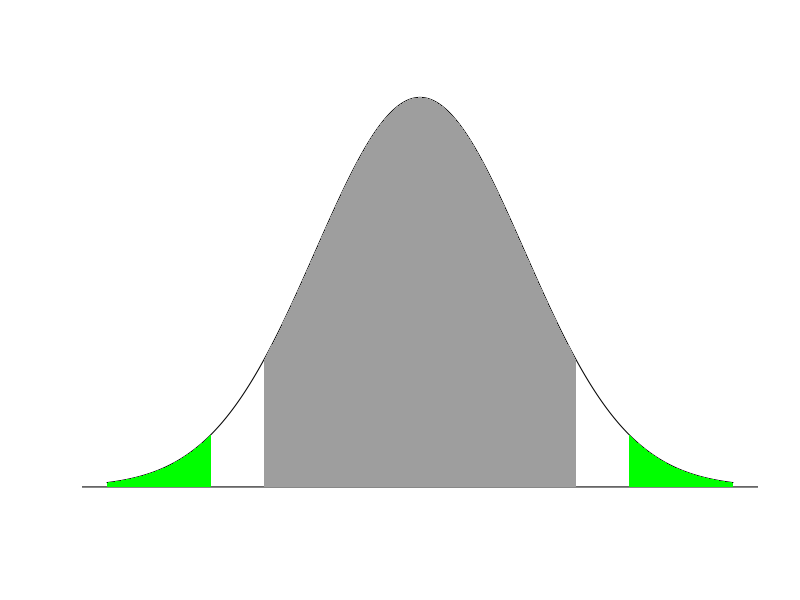

Source code (R):
x <- seq(-3, 3, length = 300)
y <- dnorm(x)
plot(x, dnorm(x), type = 'l', axes = F, xlab = '', ylab = '')
abline(h = 0)

x <- seq(-1.5, 1.5, length = 100)
y <- dnorm(x)
polygon(c(-1.5, x, 1.5), c(0, y, 0), border = NA,  col = 8)

x <- seq(-3, -2, length = 100)
y <- dnorm(x)
polygon(c(-3, x, -2), c(0, y, 0), border = NA, col = 'green')

x <- seq(2, 3, length = 100)
y <- dnorm(x)
polygon(c(2, x, 3), c(0, y, 0), border = NA, col = 'green')